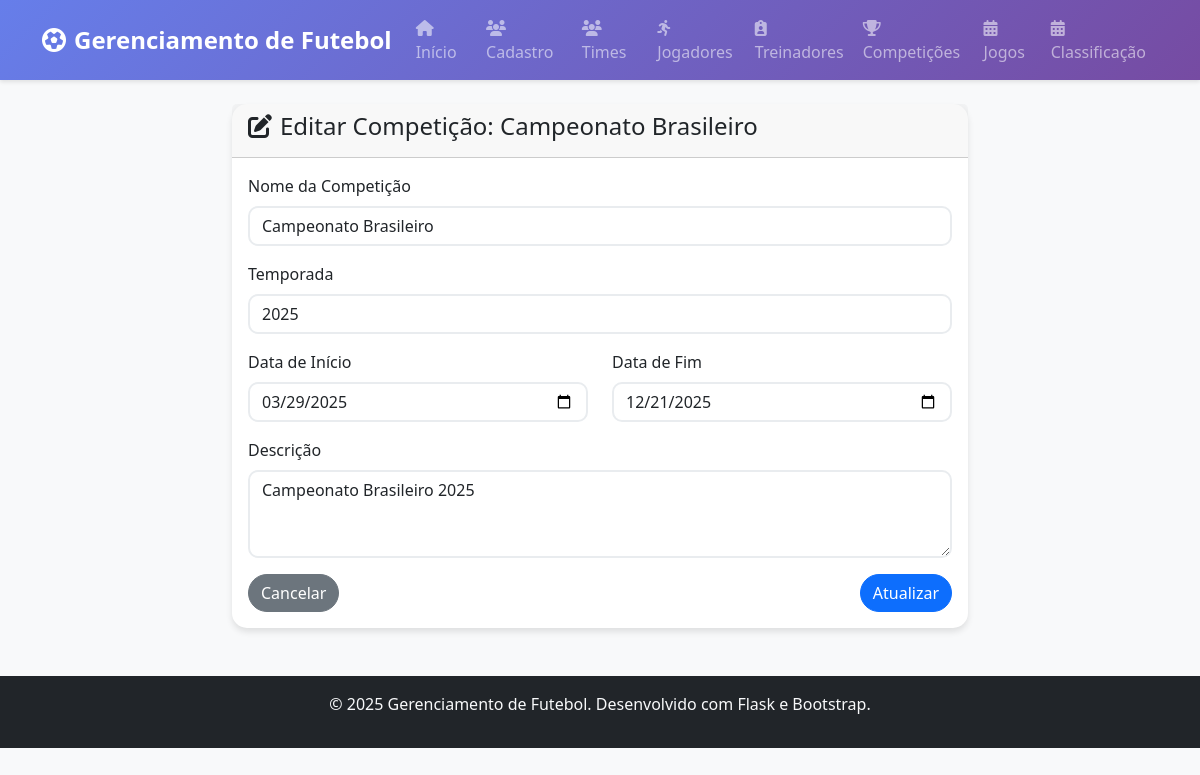
The app's page /competicoes/1/edit with its own data.
### app/models/competicao.py (models this page shows, shortened)
class Competicao(db.Model):
    id: so.Mapped[int] = so.mapped_column(primary_key=True)
    nome: so.Mapped[str] = so.mapped_column(db.String(100), nullable=False)
    temporada: so.Mapped[int] = so.mapped_column(nullable=False)
    data_inicio: so.Mapped[date] = so.mapped_column(db.Date, nullable=False)
    data_fim: so.Mapped[date] = so.mapped_column(db.Date, nullable=False)
    descricao: so.Mapped[Optional[str]] = so.mapped_column(db.Text)
    created_at: so.Mapped[datetime] = so.mapped_column(db.DateTime, default=datetime.utcnow)
    updated_at: so.Mapped[datetime] = so.mapped_column(db.DateTime, default=datetime.utcnow, onupdate=datetime.utcnow)
    jogos: so.Mapped[List['Jogo']] = so.relationship(back_populates='competicao')

### app/routes.py (the view, shortened to what this page needs)
@app.route('/competicoes/<int:id>/edit', methods=['GET', 'POST'])
def competicoes_edit(id):
    competicao = CompeticaoController.recuperar_competicao(id)
    form = CompeticaoForm(obj=competicao)
    return render_template('competicoes/edit.html', form=form, competicao=competicao)

### app/forms/competicao_form.py (shortened to what this page needs)
class CompeticaoForm(FlaskForm):
    nome = StringField('Nome da Competição', validators=[
        DataRequired(message='Nome é obrigatório'),
        Length(min=2, max=100, message='Nome deve ter entre 2 e 100 caracteres')
    ])
    temporada = IntegerField('Temporada', validators=[
        DataRequired(message='Temporada é obrigatória'),
        NumberRange(min=1900, max=2100, message='Temporada deve ser válida')
    ])
    data_inicio = DateField('Data de Início', validators=[
        DataRequired(message='Data de início é obrigatória')
    ])
    data_fim = DateField('Data de Fim', validators=[
        DataRequired(message='Data de fim é obrigatória')
    ])
    descricao = TextAreaField('Descrição', validators=[Optional(), Length(max=500)])

### app/controllers/competicao_controller.py (called while the page is built)
    def recuperar_competicao(id):
        competicao = Competicao.query.get(id)
        return competicao

### app/templates/competicoes/edit.html (shortened to what this page needs)
{% extends "base.html" %}
{% block content %}
<div class="row justify-content-center">
    <div class="col-md-8">
        <div class="card">
            <div class="card-header">
                <h4><i class="fas fa-edit me-2"></i>Editar Competição: {{ competicao.nome }}</h4>
            </div>
            <div class="card-body">
                <form method="POST">
                    <div class="mb-3">
                        {{ form.nome.label(class="form-label") }}
                        {{ form.nome(class="form-control") }}
                    </div>
                    <div class="mb-3">
                        {{ form.temporada.label(class="form-label") }}
                        {{ form.temporada(class="form-control") }}
                    </div>
                    <div class="row">
                        <div class="col-md-6 mb-3">
                            {{ form.data_inicio.label(class="form-label") }}
                            {{ form.data_inicio(class="form-control", type="date") }}
                        </div>
                        <div class="col-md-6 mb-3">
                            {{ form.data_fim.label(class="form-label") }}
                            {{ form.data_fim(class="form-control", type="date") }}
                        </div>
                    </div>
                    <div class="mb-3">
                        {{ form.descricao.label(class="form-label") }}
                        {{ form.descricao(class="form-control", rows=3) }}
                    </div>
                    <div class="d-flex justify-content-between">
                        <a href="{{ url_for('competicoes_index') }}" class="btn btn-secondary">Cancelar</a>
                        <button type="submit" class="btn btn-primary">Atualizar</button>
                    </div>
                </form>
            </div>
        </div>
    </div>
</div>
{% endblock %}

### app/static/css/style.css (style rules this page uses)
body { background-color: #f8f9fa; font-family: 'Segoe UI', Tahoma, Geneva, Verdana, sans-serif; }
.card { border: none; border-radius: 15px; box-shadow: 0 4px 6px rgba(0, 0, 0, 0.1); transition: transform 0.2s ease-in-out; }
.btn { border-radius: 25px; font-weight: 500; transition: all 0.2s ease-in-out; }
.form-control, .form-select { border-radius: 10px; border: 2px solid #e9ecef; transition: border-color 0.2s ease-in-out; }
.card { animation: fadeIn 0.5s ease-out; }

### records on screen
Competicao: nome "Campeonato Brasileiro", temporada "2025", data_inicio "03/29/2025", data_fim "12/21/2025", descricao "Campeonato Brasileiro 2025"
